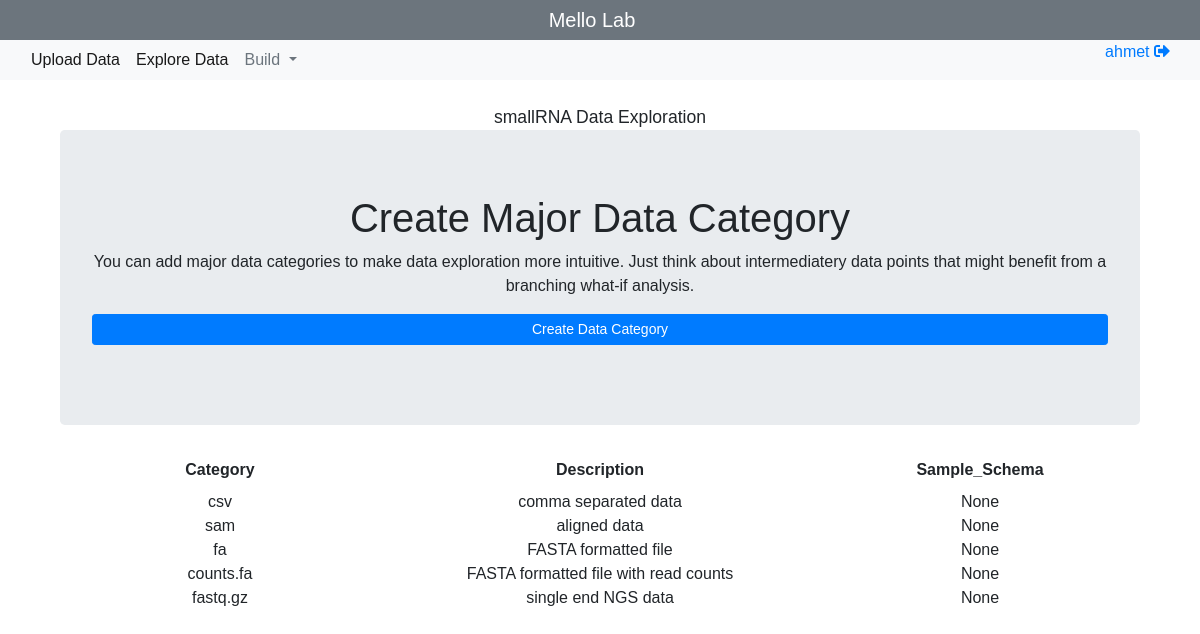
The page /add/dataCategory (signed in) on the database its author committed.
### manager/models.py (models this page shows)
class MainConfiguration(models.Model):
    team_name = models.CharField(max_length=64)
    intro_message = models.CharField(max_length=256)
    cpu_ratio = models.DecimalField(max_digits=3, decimal_places=2)
    ram_ratio = models.DecimalField(max_digits=3, decimal_places=2)
    key_value = models.TextField()
    created_on = models.DateTimeField(auto_now=True)

class CustomUser(AbstractUser):
    CHOICES = ((role, role) for role in ('bioinformatician', 'scientist', 'intern', 'other', 'boss'))
    created_on = models.DateTimeField(auto_now=True)
    role = models.CharField(choices=CHOICES, max_length=128, default=None, blank=True, null=True)
    credit = models.PositiveSmallIntegerField( default=None, blank=True, null=True)
    special = models.CharField(max_length=128, default=None, blank=True, null=True)
    score = models.CharField(max_length=128, default=None, blank=True, null=True)
    key_value = models.TextField(default=None, blank=True, null=True)

### manager/views.py (the view, shortened to what this page needs)
# urls.py: url(r'^add/dataCategory$', manager_views.addDataCategory, name='addDataCategory'),
@login_required
def addDataCategory(request):
    render_dict = getConfigDict(request)
    data_category_fields = ['category', 'description', 'sample_schema']
    render_dict['data_categories_show'] = MajorDataCategory.objects.all().values(*data_category_fields)[::-1]
    render_dict['data_category_fields'] = data_category_fields
    return render(request, 'addDataCategory.html', render_dict)

### manager/views.py (called while the page is built)
def getConfigDict(request):
    render_dict = {'user':request.user, 'no_of_samples':0}
    render_dict['data_categories'] = list(MajorDataCategory.objects.values_list('category', flat=True))
    render_dict['upload_steps'] = serializers.serialize('json', Step.objects.filter(special='upload'))
    render_dict['steps'] = serializers.serialize('json', Step.objects.all())
    render_dict['data_points'] = serializers.serialize('json', DataPoint.objects.filter(created_by=request.user.username))
    last = MainConfiguration.objects.last()
    if last:
        system_config = model_to_dict(last)
        for key in ['team_name', 'intro_message']:
            render_dict[key] = system_config[key]
    return render_dict

### manager/templates/addDataCategory.html (shortened to what this page needs)
{% extends 'templates/master.html' %}
{% load static %}
	{% block body %}
	<div class="container">
		<div class="jumbotron">
			<h1>Create Major Data Category</h1>
			<p>You can add major data categories to make data exploration more intuitive. Just think about intermediatery data points that might benefit from a branching what-if analysis.</p>
		<form method="post" action="/add/dataCategory">
			<div class="row">
				<div class="col-md-12 form-group">
						<button type="submit" class="btn btn-sm btn-block btn-primary">Create Data Category</button>
				</div>
			</div>
		</form>
		</div>
		<div class="col-md-12 text-center">
		</div>
	</div>
	<div class="row">
    {% for field in data_category_fields %}
		<div class="col-md-4">
			<label><b>{{field|title }}</b></label>
		</div>
		{% endfor %}
	</div>
	{% for category in data_categories_show %}
	<div class="row">
			{% for key,value in category.items %}
				<div class="col-md-4">
					{{value}}
				</div>
				{% endfor %}
	</div>
	{% endfor %}
	{% endblock %}

### static/templates/master.html (shortened to what this page needs)
{% load static %}
<!doctype html>
<html lang="en">
  <head>
    <link rel="stylesheet" href="https://maxcdn.bootstrapcdn.com/bootstrap/4.0.0/css/bootstrap.min.css">
    <link rel="stylesheet" href="{% static 'css/custom.css' %}">
    <link rel="stylesheet" href="{% static 'css/bootstrap2-toggle.min.css' %}">
  </head>
  <body style="font-family:sans-serif">
    <div class="fluid-container">
      <nav class="navbar navbar-expand-sm navbar-dark bg-secondary justify-content-center p-0 m-0">
        <a class="navbar-brand text-center" href="/"> {{ team_name }} </a>
      </nav>
      <nav class="navbar navbar-expand-sm navbar-light bg-light p-0 mb-4">
        <div class="collapse navbar-collapse justify-content-center" id="navbarSupportedContent">
          <div class="container pl-2">
            <div class="row">
              {% if user.username == "admin" %}
              {% else %}
              <ul class="navbar-nav mr-auto mt-1 mt-lg-0 pt-0">
                <li class="nav-item  active">
                  <a class="nav-link" href="#fileUploadModal" id="navbarDropdown" data-toggle="modal" role="button" aria-haspopup="true" aria-expanded="false">
                    Upload Data
                  </a>
                </li>
                <li class="nav-item  active">
                  <a class="nav-link" href="/" id="navbarDropdown" role="button" aria-haspopup="true" aria-expanded="false">
                    Explore Data
                  </a>
                </li>
                <li class="nav-item dropdown active">
                  <a class="nav-link dropdown-toggle text-secondary" href="#" id="navbarDropdown" role="button" data-toggle="dropdown" aria-haspopup="true" aria-expanded="false">
                    Build
                  </a>
                </li>
              </ul>
              {% endif %}
              <div class="nav-item">
                {% if user.is_authenticated %}
                  <a href="#">
                    {{user.username}} {{ user_rank }}
                  </a>
                  <a href="{% url 'logout' %}">
                    <i class="fas fa-sign-out-alt"></i>
                  </a>
                {% endif %}
              </div>
            </div>
          </div>
        </div>
      </nav>
    </div>
    <div class="text-center">
      <small style="font-size:1.1em">{{ intro_message }}</small>
    <div class="container text-center">
      {% if user.is_authenticated %}
        {% block body %}{% endblock %}
      {% else %}
        <br>
          <div class="jumbotron">
            You need to login to explore your data.
          </div>
      {% endif %}
    </div>
  </body>
</html>

### rows shown on the page
MainConfiguration: team_name "Mello Lab", intro_message "smallRNA Data Exploration"
CustomUser: username "ahmet"

### other values the page prints
{{ field|title }} "Category" "Description" "Sample_Schema"
{{ value }} "csv" "comma separated data" "None" "sam" "aligned data" "None" "fa" "FASTA formatted file" "None" "counts.fa" "FASTA formatted file with read counts" "None" "fastq.gz" "single end NGS data" "None"
